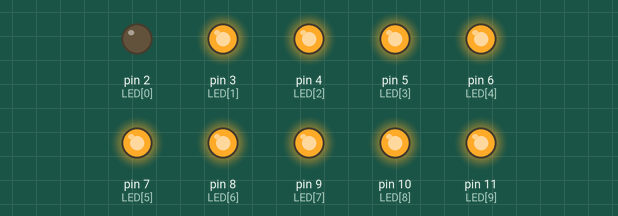
This sketch was run on a simulated Arduino Uno, built with avr-gcc and run on an emulated ATmega328P. Parts: output pins drawn as LEDs (lit = HIGH).

Above: at 0.05 s.
At 0.75 s:
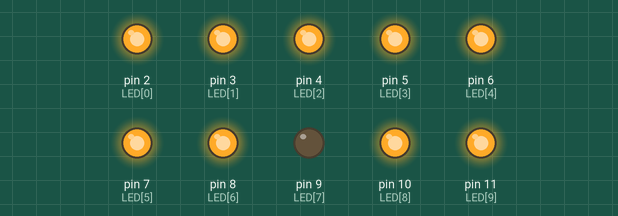
At 1.55 s:
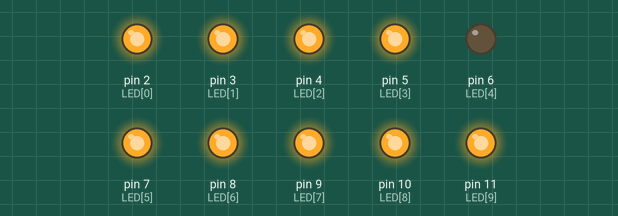
At 2.25 s:
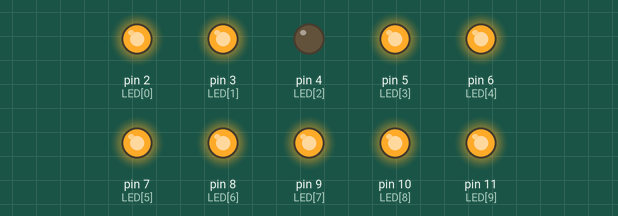
At 3.0 s:
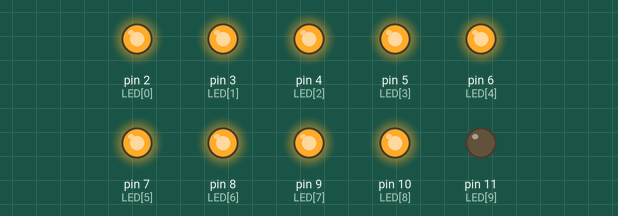
At 4.55 s:
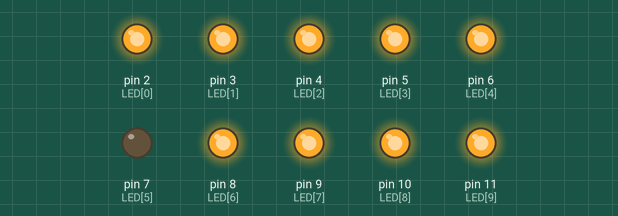
Timing chart, 0 to 4.8 s (numbered marks = the images above):
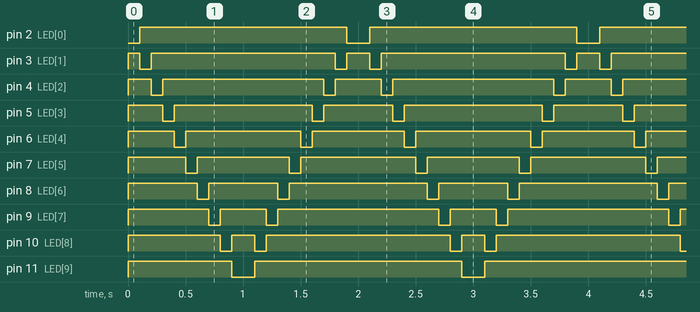

The sketch:

ex1-2-1.ino
```cpp
//========== ex1-2-1.ino ============
//========== Global Declaration ============
// pins 2~11 connected to P9 (LED Bar, active-low drive
const int LED[]={2,3,4,5,6,7,8,9,10,11};  // LED Bar pins connected to digital pins 2-11
//========== Initialization ============
void setup()
{	for(int i=0;i<10;i++)
		{	pinMode(LED[i], OUTPUT);  // configure digital pins 2-11 as outputs
			digitalWrite(LED[i], 1);  // turn all LEDs off
		}
}
//========== Main Code ============
void loop()
{	for(int i=0;i<10;i++)
		{	digitalWrite(LED[i], 0);  // turn on LEDs one by one from left to right
			delay(100);		  // a delay of 0.1 seconds
			digitalWrite(LED[i], 1);  // turn off LEDs one by one from left to right
		}
		for(int i=9;i>=0;i--)
		{	digitalWrite(LED[i], 0);  // turn on LEDs one by one from right to left
			delay(100);		  // a delay of 0.1 seconds
			digitalWrite(LED[i], 1);  // turn off LEDs one by one from right to left
		}
}
```

Measured:
- by itself, pin 2 (LED[0]), pin 11 (LED[9]): alternates HIGH for 1.8 s and LOW for 0.20 s
- by itself, pin 3 (LED[1]): repeats every 2.0 s: HIGH 1.6 s, LOW 0.10 s, HIGH 0.20 s, LOW 0.10 s
- by itself, pin 4 (LED[2]): repeats every 2.0 s: HIGH 1.4 s, LOW 0.10 s, HIGH 0.40 s, LOW 0.10 s
- by itself, pin 5 (LED[3]): repeats every 2.0 s: HIGH 1.2 s, LOW 0.10 s, HIGH 0.60 s, LOW 0.10 s
- by itself, pin 6 (LED[4]): repeats every 2.0 s: HIGH 1.0 s, LOW 0.10 s, HIGH 0.80 s, LOW 0.10 s
- by itself, pin 7 (LED[5]): repeats every 2.0 s: HIGH 0.80 s, LOW 0.10 s, HIGH 1.0 s, LOW 0.10 s
- by itself, pin 8 (LED[6]): repeats every 2.0 s: HIGH 0.60 s, LOW 0.10 s, HIGH 1.2 s, LOW 0.10 s
- by itself, pin 9 (LED[7]): repeats every 2.0 s: HIGH 0.40 s, LOW 0.10 s, HIGH 1.4 s, LOW 0.10 s
